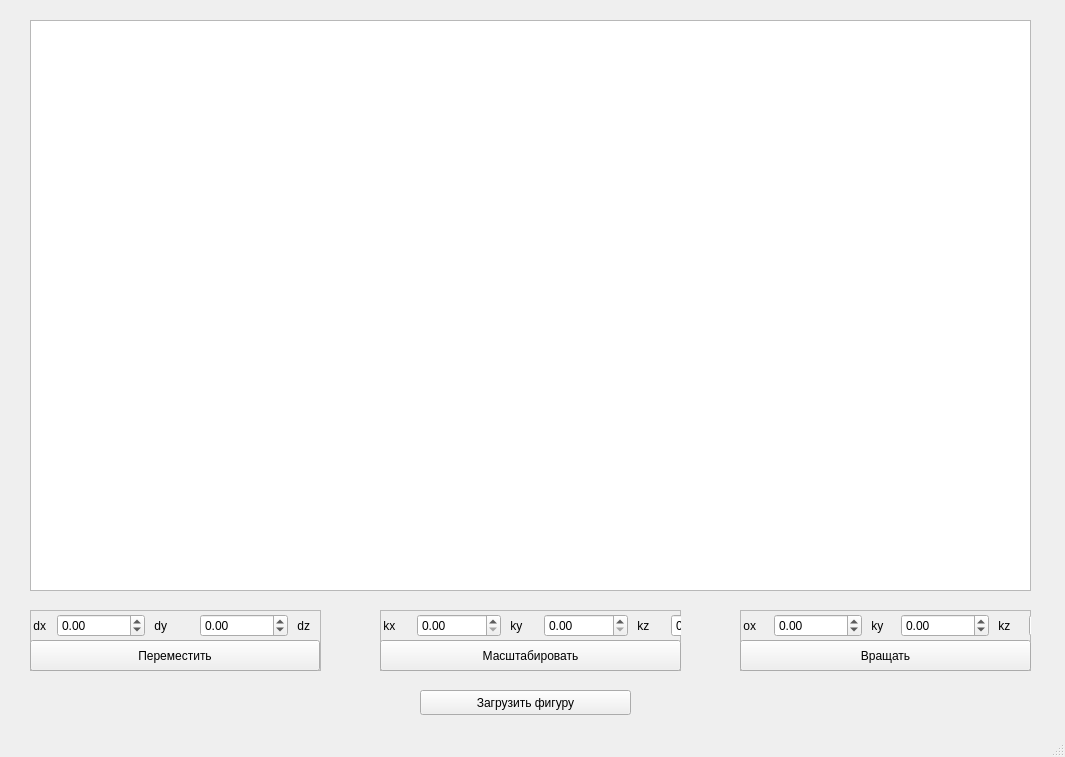
<?xml version="1.0" encoding="UTF-8"?>
<ui version="4.0">
 <class>MainWindow</class>
 <widget class="QMainWindow" name="MainWindow">
  <property name="geometry">
   <rect>
    <x>0</x>
    <y>0</y>
    <width>1065</width>
    <height>757</height>
   </rect>
  </property>
  <property name="maximumSize">
   <size>
    <width>16777215</width>
    <height>757</height>
   </size>
  </property>
  <property name="windowTitle">
   <string>MainWindow</string>
  </property>
  <widget class="QWidget" name="centralwidget">
   <property name="maximumSize">
    <size>
     <width>16777215</width>
     <height>735</height>
    </size>
   </property>
   <widget class="QGraphicsView" name="graphicsView">
    <property name="geometry">
     <rect>
      <x>30</x>
      <y>20</y>
      <width>1001</width>
      <height>571</height>
     </rect>
    </property>
    <property name="maximumSize">
     <size>
      <width>16777215</width>
      <height>571</height>
     </size>
    </property>
   </widget>
   <widget class="QPushButton" name="load_button">
    <property name="geometry">
     <rect>
      <x>420</x>
      <y>690</y>
      <width>211</width>
      <height>25</height>
     </rect>
    </property>
    <property name="text">
     <string>Загрузить фигуру</string>
    </property>
   </widget>
   <widget class="QFrame" name="frame">
    <property name="geometry">
     <rect>
      <x>30</x>
      <y>610</y>
      <width>291</width>
      <height>61</height>
     </rect>
    </property>
    <property name="frameShape">
     <enum>QFrame::StyledPanel</enum>
    </property>
    <property name="frameShadow">
     <enum>QFrame::Raised</enum>
    </property>
    <widget class="QPushButton" name="move_button">
     <property name="geometry">
      <rect>
       <x>0</x>
       <y>30</y>
       <width>290</width>
       <height>31</height>
      </rect>
     </property>
     <property name="text">
      <string>Переместить</string>
     </property>
    </widget>
    <widget class="QWidget" name="gridLayoutWidget">
     <property name="geometry">
      <rect>
       <x>0</x>
       <y>0</y>
       <width>379</width>
       <height>31</height>
      </rect>
     </property>
     <layout class="QGridLayout" name="gridLayout">
      <item row="0" column="5">
       <widget class="QLabel" name="label_3">
        <property name="text">
         <string> dz</string>
        </property>
       </widget>
      </item>
      <item row="0" column="6">
       <widget class="QDoubleSpinBox" name="dz_box">
        <property name="minimum">
         <double>-99999999999999991611392.000000000000000</double>
        </property>
        <property name="maximum">
         <double>10000000000000000.000000000000000</double>
        </property>
       </widget>
      </item>
      <item row="0" column="4">
       <widget class="QDoubleSpinBox" name="dy_box">
        <property name="minimum">
         <double>-10000000000000000000000.000000000000000</double>
        </property>
        <property name="maximum">
         <double>10000000000000000000000.000000000000000</double>
        </property>
       </widget>
      </item>
      <item row="0" column="1">
       <widget class="QDoubleSpinBox" name="dx_box">
        <property name="minimum">
         <double>-10000000000000000.000000000000000</double>
        </property>
        <property name="maximum">
         <double>10000000000000000.000000000000000</double>
        </property>
       </widget>
      </item>
      <item row="0" column="0">
       <widget class="QLabel" name="label">
        <property name="text">
         <string> dx</string>
        </property>
       </widget>
      </item>
      <item row="0" column="2" colspan="2">
       <widget class="QLabel" name="label_2">
        <property name="text">
         <string> dy</string>
        </property>
       </widget>
      </item>
     </layout>
    </widget>
   </widget>
   <widget class="QFrame" name="frame_2">
    <property name="geometry">
     <rect>
      <x>380</x>
      <y>610</y>
      <width>301</width>
      <height>61</height>
     </rect>
    </property>
    <property name="frameShape">
     <enum>QFrame::StyledPanel</enum>
    </property>
    <property name="frameShadow">
     <enum>QFrame::Raised</enum>
    </property>
    <widget class="QPushButton" name="scale_button">
     <property name="geometry">
      <rect>
       <x>0</x>
       <y>30</y>
       <width>301</width>
       <height>31</height>
      </rect>
     </property>
     <property name="text">
      <string>Масштабировать</string>
     </property>
    </widget>
    <widget class="QWidget" name="gridLayoutWidget_2">
     <property name="geometry">
      <rect>
       <x>0</x>
       <y>0</y>
       <width>375</width>
       <height>31</height>
      </rect>
     </property>
     <layout class="QGridLayout" name="gridLayout_2">
      <item row="0" column="4">
       <widget class="QLabel" name="label_6">
        <property name="text">
         <string> kz</string>
        </property>
       </widget>
      </item>
      <item row="0" column="3">
       <widget class="QDoubleSpinBox" name="ky_box">
        <property name="minimum">
         <double>0.000000000000000</double>
        </property>
        <property name="maximum">
         <double>10000000000000000000000.000000000000000</double>
        </property>
       </widget>
      </item>
      <item row="0" column="0">
       <widget class="QLabel" name="label_4">
        <property name="text">
         <string> kx</string>
        </property>
       </widget>
      </item>
      <item row="0" column="1">
       <widget class="QDoubleSpinBox" name="kx_box">
        <property name="minimum">
         <double>0.000000000000000</double>
        </property>
        <property name="maximum">
         <double>10000000000000000.000000000000000</double>
        </property>
       </widget>
      </item>
      <item row="0" column="2">
       <widget class="QLabel" name="label_5">
        <property name="text">
         <string> ky</string>
        </property>
       </widget>
      </item>
      <item row="0" column="5">
       <widget class="QDoubleSpinBox" name="kz_box">
        <property name="minimum">
         <double>0.000000000000000</double>
        </property>
        <property name="maximum">
         <double>10000000000000000.000000000000000</double>
        </property>
       </widget>
      </item>
     </layout>
    </widget>
   </widget>
   <widget class="QFrame" name="frame_3">
    <property name="geometry">
     <rect>
      <x>740</x>
      <y>610</y>
      <width>291</width>
      <height>61</height>
     </rect>
    </property>
    <property name="frameShape">
     <enum>QFrame::StyledPanel</enum>
    </property>
    <property name="frameShadow">
     <enum>QFrame::Raised</enum>
    </property>
    <widget class="QPushButton" name="turn_button">
     <property name="geometry">
      <rect>
       <x>0</x>
       <y>30</y>
       <width>291</width>
       <height>31</height>
      </rect>
     </property>
     <property name="text">
      <string>Вращать</string>
     </property>
    </widget>
    <widget class="QWidget" name="gridLayoutWidget_4">
     <property name="geometry">
      <rect>
       <x>0</x>
       <y>0</y>
       <width>377</width>
       <height>31</height>
      </rect>
     </property>
     <layout class="QGridLayout" name="gridLayout_4">
      <item row="0" column="4">
       <widget class="QLabel" name="label_10">
        <property name="text">
         <string> kz</string>
        </property>
       </widget>
      </item>
      <item row="0" column="3">
       <widget class="QDoubleSpinBox" name="oy_box">
        <property name="minimum">
         <double>-10000000000000000000000.000000000000000</double>
        </property>
        <property name="maximum">
         <double>10000000000000000000000.000000000000000</double>
        </property>
       </widget>
      </item>
      <item row="0" column="0">
       <widget class="QLabel" name="label_11">
        <property name="text">
         <string> ox</string>
        </property>
       </widget>
      </item>
      <item row="0" column="1">
       <widget class="QDoubleSpinBox" name="ox_box">
        <property name="minimum">
         <double>-10000000000000000.000000000000000</double>
        </property>
        <property name="maximum">
         <double>10000000000000000.000000000000000</double>
        </property>
       </widget>
      </item>
      <item row="0" column="2">
       <widget class="QLabel" name="label_12">
        <property name="text">
         <string> ky</string>
        </property>
       </widget>
      </item>
      <item row="0" column="5">
       <widget class="QDoubleSpinBox" name="oz_box">
        <property name="minimum">
         <double>-99999999999999991611392.000000000000000</double>
        </property>
        <property name="maximum">
         <double>10000000000000000.000000000000000</double>
        </property>
       </widget>
      </item>
     </layout>
    </widget>
   </widget>
  </widget>
  <widget class="QStatusBar" name="statusbar"/>
 </widget>
 <resources/>
 <connections/>
</ui>
